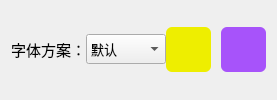
    <widget class="QWidget" name="Srt2Ass">
     <property name="font">
      <font>
       <hintingpreference>PreferNoHinting</hintingpreference>
      </font>
     </property>
     <attribute name="title">
      <string>Srt2Ass</string>
     </attribute>
     <layout class="QVBoxLayout" name="verticalLayout_2">
      <item>
       <layout class="QHBoxLayout" name="horizontalLayout_4" stretch="6,4">
        <property name="spacing">
         <number>0</number>
        </property>
        <item>
         <layout class="QHBoxLayout" name="AssPattern">
          <property name="spacing">
           <number>0</number>
          </property>
          <property name="leftMargin">
           <number>0</number>
          </property>
          <property name="topMargin">
           <number>0</number>
          </property>
          <property name="rightMargin">
           <number>0</number>
          </property>
          <property name="bottomMargin">
           <number>0</number>
          </property>
          <item>
           <widget class="QLabel" name="AssPatternLabel">
            <property name="sizePolicy">
             <sizepolicy hsizetype="Fixed" vsizetype="Preferred">
              <horstretch>0</horstretch>
              <verstretch>0</verstretch>
             </sizepolicy>
            </property>
            <property name="minimumSize">
             <size>
              <width>0</width>
              <height>30</height>
             </size>
            </property>
            <property name="maximumSize">
             <size>
              <width>16777215</width>
              <height>30</height>
             </size>
            </property>
            <property name="font">
             <font>
              <pointsize>11</pointsize>
              <hintingpreference>PreferNoHinting</hintingpreference>
              <fontweight>DemiBold</fontweight>
             </font>
            </property>
            <property name="layoutDirection">
             <enum>Qt::LayoutDirection::LeftToRight</enum>
            </property>
            <property name="frameShape">
             <enum>QFrame::Shape::NoFrame</enum>
            </property>
            <property name="text">
             <string>字体方案：</string>
            </property>
            <property name="textFormat">
             <enum>Qt::TextFormat::PlainText</enum>
            </property>
            <property name="alignment">
             <set>Qt::AlignmentFlag::AlignCenter</set>
            </property>
            <property name="wordWrap">
             <bool>false</bool>
            </property>
           </widget>
          </item>
          <item>
           <widget class="QComboBox" name="AssPatternSelect">
            <property name="minimumSize">
             <size>
              <width>80</width>
              <height>30</height>
             </size>
            </property>
            <property name="maximumSize">
             <size>
              <width>80</width>
              <height>30</height>
             </size>
            </property>
            <property name="font">
             <font>
              <pointsize>10</pointsize>
             </font>
            </property>
            <property name="layoutDirection">
             <enum>Qt::LayoutDirection::LeftToRight</enum>
            </property>
            <property name="styleSheet">
             <string notr="true"/>
            </property>
            <property name="editable">
             <bool>false</bool>
            </property>
            <item>
             <property name="text">
              <string>默认</string>
             </property>
            </item>
           </widget>
          </item>
         </layout>
        </item>
        <item>
         <layout class="QHBoxLayout" name="AssSettings">
          <property name="spacing">
           <number>10</number>
          </property>
          <item>
           <widget class="QPushButton" name="RefreshSettings">
            <property name="minimumSize">
             <size>
              <width>45</width>
              <height>45</height>
             </size>
            </property>
            <property name="maximumSize">
             <size>
              <width>45</width>
              <height>45</height>
             </size>
            </property>
            <property name="toolTip">
             <string>更新配置</string>
            </property>
            <property name="styleSheet">
             <string notr="true">/* 按钮默认样式 */
QPushButton {
    background-color:rgb(238, 238, 0);
    color: white;
    border-radius: 6px;
    padding: 5px 15px;
    border: none;
}

/* 悬浮特效：背景颜色变浅，并增加蓝色边框感 */
QPushButton:hover {
    background-color:rgb(208, 208, 0);
}

/* 按下特效：点击时颜色变深，产生物理压下的错觉 */
QPushButton:pressed {
    padding-top: 6px;
}
</string>
            </property>
            <property name="text">
             <string/>
            </property>
            <property name="icon">
             <iconset theme="emblem-synchronized"/>
            </property>
            <property name="iconSize">
             <size>
              <width>30</width>
              <height>30</height>
             </size>
            </property>
           </widget>
          </item>
          <item>
           <widget class="QPushButton" name="OpenSettings">
            <property name="minimumSize">
             <size>
              <width>45</width>
              <height>45</height>
             </size>
            </property>
            <property name="maximumSize">
             <size>
              <width>45</width>
              <height>45</height>
             </size>
            </property>
            <property name="toolTip">
             <string>打开配置</string>
            </property>
            <property name="styleSheet">
             <string notr="true">/* 按钮默认样式 */
QPushButton {
    background-color:rgb(167, 83, 250);
    color: white;
    border-radius: 6px;
    padding: 5px 15px;
    border: none;
}

/* 悬浮特效：背景颜色变浅，并增加蓝色边框感 */
QPushButton:hover {
    background-color:rgb(127, 64, 191);
}

/* 按下特效：点击时颜色变深，产生物理压下的错觉 */
QPushButton:pressed {
    padding-top: 6px;
}
</string>
            </property>
            <property name="text">
             <string/>
            </property>
            <property name="icon">
             <iconset theme="document-save-as"/>
            </property>
            <property name="iconSize">
             <size>
              <width>30</width>
              <height>30</height>
             </size>
            </property>
           </widget>
          </item>
         </layout>
        </item>
       </layout>
      </item>
     </layout>
    </widget>
